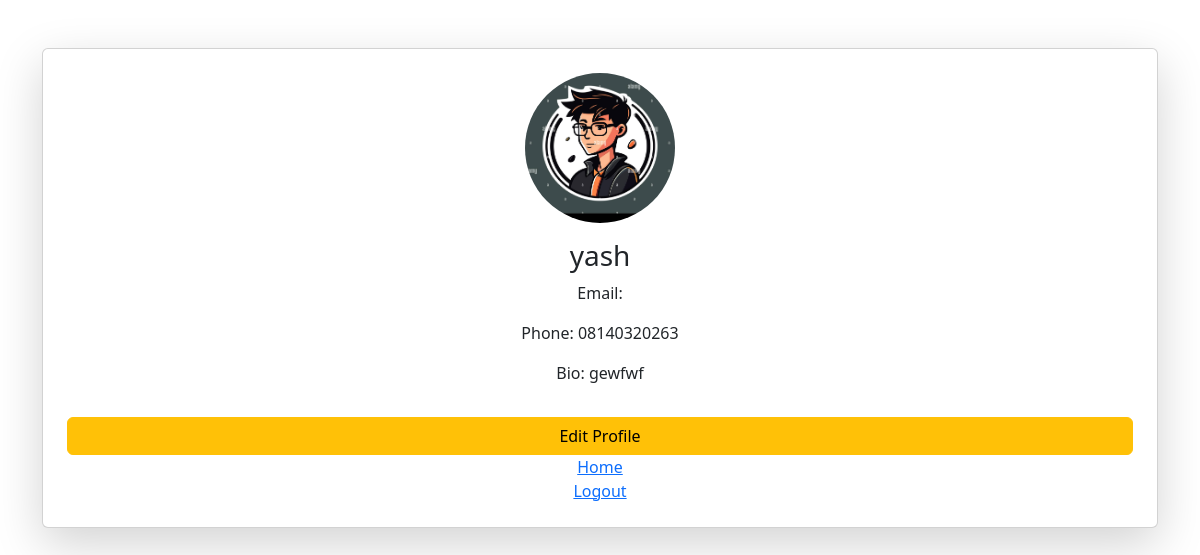
The page /profile/view/ (signed in) on the database its author committed.
### myapp/models.py (models this page shows, shortened)
class CustomUser(models.Model):
    username = models.CharField(max_length=100)
    email = models.EmailField(unique=True)
    password = models.CharField(max_length=128)
    full_name = models.CharField(max_length=100,blank=True,null=True)
    phone = models.CharField(max_length=15,blank=True,null=True)
    bio = models.TextField(blank=True,null=True)
    profile_image = models.ImageField(upload_to='profile_images/', default='profile_images/default.jpg')

### myapp/views.py (the view)
# urls.py: path('profile/view/', views.view_profile, name='view_profile'),
def view_profile(request):
    if 'email' not in request.session:
        return redirect('login')
    current_user = CustomUser.objects.get(email=request.session['email'])
    return render(request, 'profile_view.html', {'u': current_user})

### myapp/templates/profile_view.html (shortened to what this page needs)
{% load static %}
<!DOCTYPE html>
<html lang="en">
<head>
  <link href="https://cdn.jsdelivr.net/npm/bootstrap@5.3.2/dist/css/bootstrap.min.css" rel="stylesheet">
</head>
<body>
  <div class="container mt-5">
    <div class="card text-center p-4 shadow-lg">
      <img src="{{ u.profile_image.url }}" class="rounded-circle mx-auto" style="width: 150px; height: 150px;">
      <h3 class="mt-3">{{ u.full_name }}</h3>
      <p>Email: {{ u.user.email }}</p>
      <p>Phone: {{ u.phone }}</p>
      <p>Bio: {{ u.bio }}</p>
      <a href="{% url 'edit_profile' %}" class="btn btn-warning mt-3">Edit Profile</a>
      <a href="{% url 'index' %}">Home</a>
      <a href="{% url 'logout' %}">Logout</a>
    </div>
  </div>
</body>
</html>

### rows shown on the page
CustomUser: profile_image (picture), full_name "yash", phone "08140320263", bio "gewfwf"
